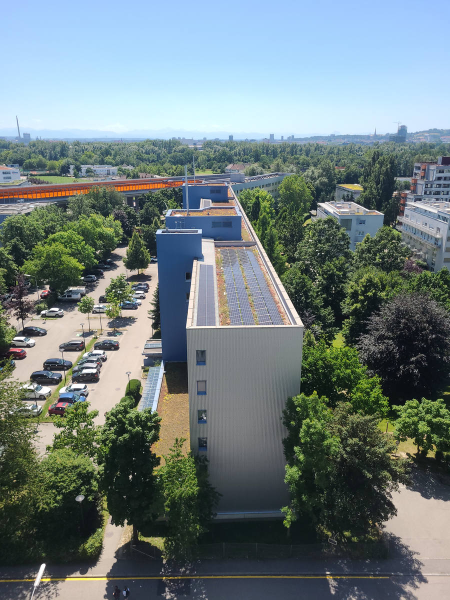
#> input picture optimized_assets/images/AP/IMG_20250625_132505.jpg, 900 x 1200 px, found by its file name (shown at 1/2 size); its folder holds only this picture in this run
$ jupyter execute timelapse.ipynb
#> lines starting #> are read from the running program, lines starting #| are printed output that depends on the picture
# 📸 Advanced Image Alignment for Timelapse Creation

This notebook demonstrates how to align images taken from the same location over time to create smooth, professional-quality timelapse videos. The algorithm handles camera shake, slight position changes, and lighting variations while preserving original colors.

## ✨ Features
- **Color Preservation**: Maintains original image colors (no grayscale output)
- **Robust Alignment**: Uses ORB feature detection with RANSAC for reliable matching
- **Smart Cropping**: Applies zoom-in to reduce black borders from alignment
- **Batch Processing**: Handles multiple folders automatically
- **Error Handling**: Gracefully manages problematic images

## 📁 Expected Folder Structure
```
images/
├── location1/
├── location2/
├── ...
```

Output will be saved to:
```
aligned/
├── location1/
├── location2/
├── ...
```

## 🔧 Import Libraries and Configuration

[cell 1]
import cv2
import numpy as np
import os
import re
from datetime import datetime
from tqdm import tqdm

# 📂 Directory Configuration
input_dir = "images"      # Source folder containing subfolders with images
output_dir = "aligned"    # Output folder for aligned images

# ⚙️ Processing Parameters
zoom_factor = 1.15        # Zoom level (1.0 = no zoom, 1.2 = 20% zoom-in)
max_features = 5000       # Number of ORB features to detect
min_matches = 20          # Minimum matches required for alignment
keyframe_interval = 10    # Reset to the stable keyframe every N images
time_window_minutes = 45  # Keep only photos within ±N minutes of the mean capture time
start_index = None        # Optional start index for a subset of the folder
end_index = None          # Optional end index for a subset of the folder
reference_index = None    # Optional reference image index inside the selected range
reference_file = None     # Optional exact filename to use as reference

print("✅ Libraries imported and configuration set!")
print(f"📁 Input directory: {input_dir}")
print(f"📁 Output directory: {output_dir}")
print(f"🔍 Zoom factor: {zoom_factor}x")
print(f"🎯 Max features: {max_features}")
print(f"🔁 Keyframe interval: every {keyframe_interval} images")
print(f"🕒 Time window: ±{time_window_minutes} minutes")

## 🛠️ Setup and Helper Functions

[cell 2]
# 📁 Create output directory structure
if not os.path.exists(output_dir):
    os.makedirs(output_dir)
    print(f"✅ Created output directory: {output_dir}")
else:
    print(f"📁 Output directory already exists: {output_dir}")

# 🔍 Discover subfolders in images directory
try:
    subfolders = [f for f in os.listdir(input_dir) if os.path.isdir(os.path.join(input_dir, f))]
    print(f"📂 Found {len(subfolders)} subfolders: {subfolders}")
except FileNotFoundError:
    print(f"❌ Error: '{input_dir}' directory not found!")
    subfolders = []

def parse_capture_datetime(filename):
    match = re.search(r'(\d{8}_\d{6})', filename)
    if not match:
        return None
    return datetime.strptime(match.group(1), '%Y%m%d_%H%M%S')

def apply_zoom(image, zoom_factor):
    h, w = image.shape[:2]
    new_h = int(h / zoom_factor)
    new_w = int(w / zoom_factor)
    start_x = (w - new_w) // 2
    start_y = (h - new_h) // 2
    end_x = start_x + new_w
    end_y = start_y + new_h
    cropped = image[start_y:end_y, start_x:end_x]
    return cv2.resize(cropped, (w, h), interpolation=cv2.INTER_LANCZOS4)

print("🛠️ Helper functions defined successfully!")

## 🖼️ Image Alignment Strategy

This section processes each subfolder independently:

1. **📷 Reference Selection**: Uses a stable keyframe, optionally overridden by `reference_index` or `reference_file`
2. **🔄 Sequential Tracking**: Aligns each image to the last successful frame for local continuity
3. **🔁 Keyframe Reset**: Re-anchors to the original reference every `keyframe_interval` images to limit drift
4. **🕒 Time Filtering**: Drops photos outside ±`time_window_minutes` around the mean capture time
5. **📏 Range Selection**: Optionally processes only a subset via `start_index` and `end_index`
6. **🔍 Feature Detection**: Extracts ORB features for robust matching
7. **🎯 Feature Matching**: Matches features between the current reference and target images
8. **📐 Transformation**: Calculates alignment transformation using RANSAC
9. **🎨 Color Preservation**: Applies transformation to color images
10. **✂️ Smart Cropping**: Applies zoom to reduce black borders

[cell 3]
# 🚀 Main Processing Loop
total_processed = 0
total_skipped = 0

for subfolder in subfolders:
    print(f"\n{'='*50}")
    print(f"📂 Processing folder: {subfolder}")
    print(f"{'='*50}")

    # 📁 Setup folder paths
    input_folder_path = os.path.join(input_dir, subfolder)
    output_folder_path = os.path.join(output_dir, subfolder)

    # 📁 Create output subfolder if needed
    if not os.path.exists(output_folder_path):
        os.makedirs(output_folder_path)
        print(f"✅ Created output subfolder: {output_folder_path}")
    else:
        print(f"📁 Output subfolder exists: {output_folder_path}")

    # 🖼️ Discover image files
    image_files = [f for f in os.listdir(input_folder_path) if f.lower().endswith(('.jpg', '.jpeg', '.png'))]

    if not image_files:
        print(f"⚠️ No image files found in {subfolder}")
        continue

    # 📋 Sort files for consistent processing order
    image_files.sort()

    if start_index is None:
        start_index_clamped = 0
    else:
        start_index_clamped = max(0, min(start_index, len(image_files) - 1))

    if end_index is None:
        end_index_clamped = len(image_files) - 1
    else:
        end_index_clamped = max(start_index_clamped, min(end_index, len(image_files) - 1))

    if start_index_clamped > end_index_clamped:
        print(f"⚠️ No images to process in {subfolder} with the selected range")
        continue

    selected_files = image_files[start_index_clamped:end_index_clamped + 1]
    print(f"🔢 Found {len(selected_files)} images in the selected range")

    if time_window_minutes > 0:
        timestamps = []
        valid_files = []
        for filename in selected_files:
            capture_dt = parse_capture_datetime(filename)
            if capture_dt is None:
                continue
            timestamps.append(capture_dt)
            valid_files.append(filename)

        if not timestamps:
            print(f"⚠️ No files with parseable timestamps in {subfolder}")
            continue

        minutes = np.array([dt.hour * 60 + dt.minute + dt.second / 60 for dt in timestamps])
        mean_minutes = minutes.mean()
        lower_bound = mean_minutes - time_window_minutes
        upper_bound = mean_minutes + time_window_minutes
        selected_files = [
            filename for filename, dt in zip(valid_files, timestamps)
            if lower_bound <= (dt.hour * 60 + dt.minute + dt.second / 60) <= upper_bound
        ]
        print(f"🔢 Kept {len(selected_files)} images after time filtering")

    if reference_file is not None:
        if reference_file not in selected_files:
            print(f"⚠️ Reference file '{reference_file}' not found in selected range")
            continue
        keyframe_filename = reference_file
    elif reference_index is not None:
        if reference_index < 0 or reference_index >= len(selected_files):
            print(f"⚠️ Reference index {reference_index} is out of range")
            continue
        keyframe_filename = selected_files[reference_index]
    else:
        keyframe_filename = selected_files[0]

    # 📷 Load keyframe reference image
    keyframe_image_path = os.path.join(input_folder_path, keyframe_filename)
    keyframe_img_color = cv2.imread(keyframe_image_path)
#> keyframe_img_color is the input picture: shape (1200, 900, 3); mean B, G, R 126.3, 125.2, 111.3

    if keyframe_img_color is None:
        print(f"❌ Could not read keyframe image: {keyframe_image_path}")
        continue

    keyframe_img_gray = cv2.cvtColor(keyframe_img_color, cv2.COLOR_BGR2GRAY)
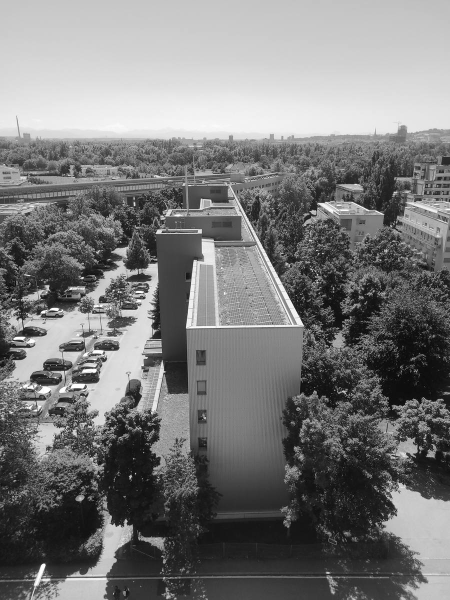
#> keyframe_img_gray: shape (1200, 900) (shown at 1/2 size); min 0, max 255, mean 121.2
    print(f"📸 Keyframe image: {keyframe_filename}")
    print(f"📐 Image dimensions: {keyframe_img_color.shape[1]}x{keyframe_img_color.shape[0]}")
#| 📐 Image dimensions: 900x1200

    # 🎯 Initialize ORB feature detector
    orb = cv2.ORB_create(nfeatures=max_features)
    keyframe_kp, keyframe_des = orb.detectAndCompute(keyframe_img_gray, None)
#> keyframe_kp = 5000 keypoints; strongest (x, y, size): (165, 554, 31), (88, 1128, 44.6), (634, 561, 31), (170, 771, 31)
    if keyframe_des is None or len(keyframe_kp) < min_matches:
        print(f"⚠️ Not enough features in keyframe image ({len(keyframe_kp) if keyframe_kp else 0} < {min_matches})")
        continue
    print(f"🔍 Features detected in keyframe: {len(keyframe_kp)}")
#| 🔍 Features detected in keyframe: 5000

    # 🔄 Start each run from the stable keyframe, then track locally
    current_ref_color = keyframe_img_color
    current_ref_gray = keyframe_img_gray
    current_ref_kp = keyframe_kp
#> current_ref_kp has the same summary as keyframe_kp
    current_ref_des = keyframe_des

    # 🔄 Process each image in the folder
    folder_processed = 0
    folder_skipped = 0

    for index, filename in enumerate(tqdm(selected_files, desc=f"Aligning {subfolder}", unit="img")):
        input_image_path = os.path.join(input_folder_path, filename)
        output_image_path = os.path.join(output_folder_path, filename)

        # 📖 Read current image
        img_color = cv2.imread(input_image_path)

        if img_color is None:
            print(f"⚠️ Could not read {filename}, skipping...")
            folder_skipped += 1
            continue

        img_gray = cv2.cvtColor(img_color, cv2.COLOR_BGR2GRAY)

        # 📷 Handle keyframe image (no alignment needed)
        if filename == keyframe_filename:
            zoomed_aligned = apply_zoom(img_color, zoom_factor)
#> in apply_zoom, `cropped = image[start_y:end_y, start_x:end_x]`:
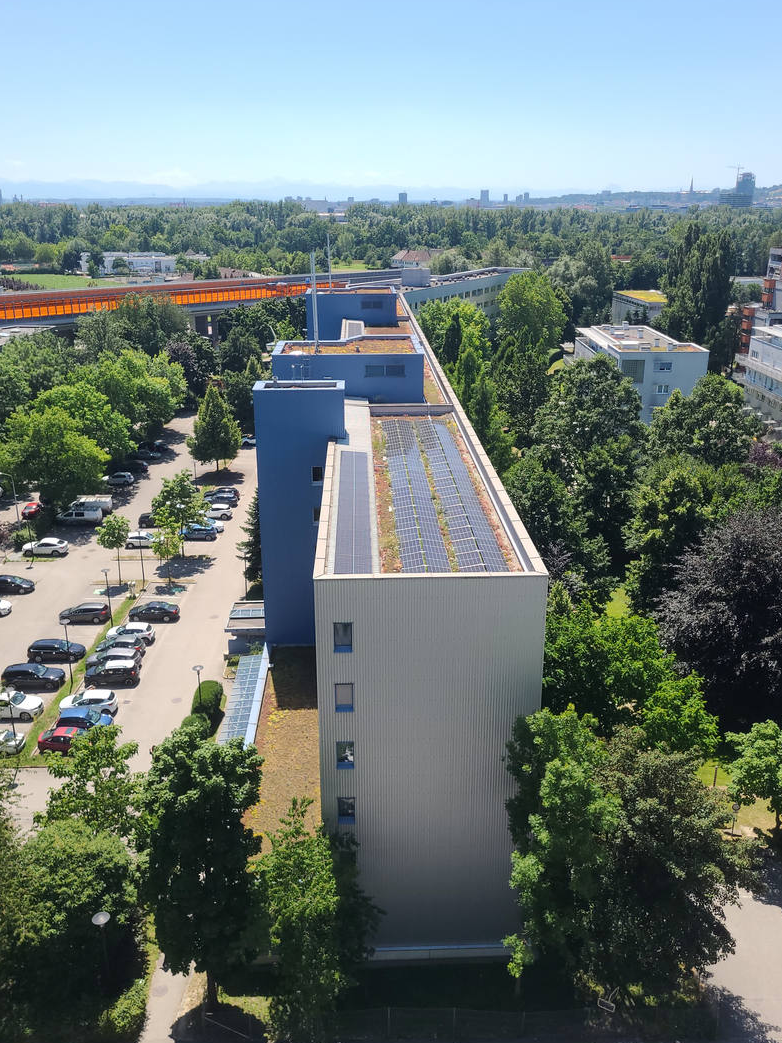
#> cropped: shape (1043, 782, 3); mean B, G, R 120, 122.9, 109.7
            cv2.imwrite(output_image_path, zoomed_aligned)
            folder_processed += 1
            continue

        # 🔁 Reset to the original keyframe periodically to limit drift
        if index % keyframe_interval == 0:
            current_ref_color = keyframe_img_color
            current_ref_gray = keyframe_img_gray
            current_ref_kp = keyframe_kp
            current_ref_des = keyframe_des
            print(f"🔁 Resetting reference to keyframe before processing {filename}")

        # 🔍 Detect features in current image
        kp2, des2 = orb.detectAndCompute(img_gray, None)

        if des2 is None or len(kp2) < min_matches:
            print(f"⚠️ Not enough features in {filename} ({len(kp2) if kp2 else 0} < {min_matches})")
            folder_skipped += 1
            continue

        # 🎯 Match features between the active reference and current image
        matcher = cv2.BFMatcher(cv2.NORM_HAMMING, crossCheck=True)
        matches = matcher.match(current_ref_des, des2)

        if len(matches) < min_matches:
            print(f"⚠️ Not enough matches for {filename} ({len(matches)} < {min_matches})")
            folder_skipped += 1
            continue

        # 📊 Select best matches for transformation
        matches = sorted(matches, key=lambda m: m.distance)
        num_matches = max(20, min(len(matches), int(len(matches) * 0.3)))
        good_matches = matches[:num_matches]

        # 📐 Extract matched point coordinates
        src_pts = np.float32([current_ref_kp[m.queryIdx].pt for m in good_matches]).reshape(-1, 1, 2)
        dst_pts = np.float32([kp2[m.trainIdx].pt for m in good_matches]).reshape(-1, 1, 2)

        # 🎯 Calculate robust transformation using RANSAC
        try:
            M, _ = cv2.estimateAffinePartial2D(
                dst_pts, src_pts,
                method=cv2.RANSAC,
                ransacReprojThreshold=3.0,
                maxIters=2000,
                confidence=0.99,
            )

            if M is None:
                print(f"⚠️ Could not estimate transformation for {filename}")
                folder_skipped += 1
                continue

            aligned = cv2.warpAffine(img_color, M, (current_ref_color.shape[1], current_ref_color.shape[0]))
            zoomed_aligned = apply_zoom(aligned, zoom_factor)
            cv2.imwrite(output_image_path, zoomed_aligned)
            folder_processed += 1

            current_ref_color = aligned
            current_ref_gray = cv2.cvtColor(current_ref_color, cv2.COLOR_BGR2GRAY)
            current_ref_kp, current_ref_des = orb.detectAndCompute(current_ref_gray, None)
            if current_ref_des is None or len(current_ref_kp) < min_matches:
                current_ref_color = keyframe_img_color
                current_ref_gray = keyframe_img_gray
                current_ref_kp = keyframe_kp
                current_ref_des = keyframe_des
        except Exception as exc:
            print(f"❌ Error processing {filename}: {exc}")
            folder_skipped += 1

    total_processed += folder_processed
    total_skipped += folder_skipped
    print(f"\n📊 Folder '{subfolder}' Summary:")
    print(f"   ✅ Successfully processed: {folder_processed}")
    print(f"   ⚠️ Skipped: {folder_skipped}")
    print(f"   📈 Success rate: {folder_processed / (folder_processed + folder_skipped) * 100:.1f}%" if (folder_processed + folder_skipped) > 0 else "   📈 Success rate: 0.0%")
#> pass 2 of the loop `for subfolder in subfolders:`:
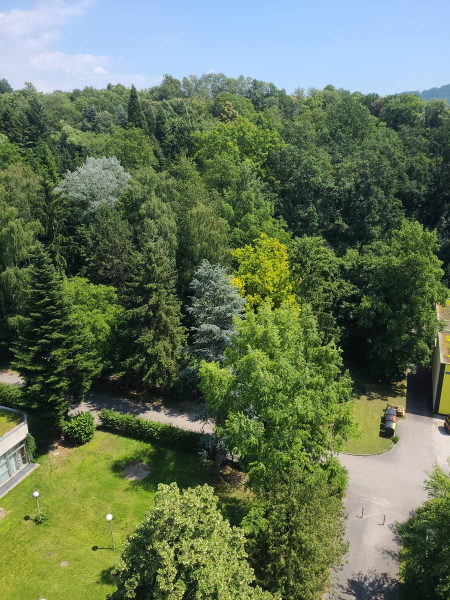
#> input picture optimized_assets/images/Elevator/IMG_20250619_131827.jpg, 900 x 1200 px, found by its file name (shown at 1/2 size)
#> keyframe_img_color is the input picture: shape (1200, 900, 3); mean B, G, R 87.7, 116.5, 100.1
#> `keyframe_img_gray = cv2.cvtColor(keyframe_img_color, cv2.COLOR_BGR2GRAY)`:
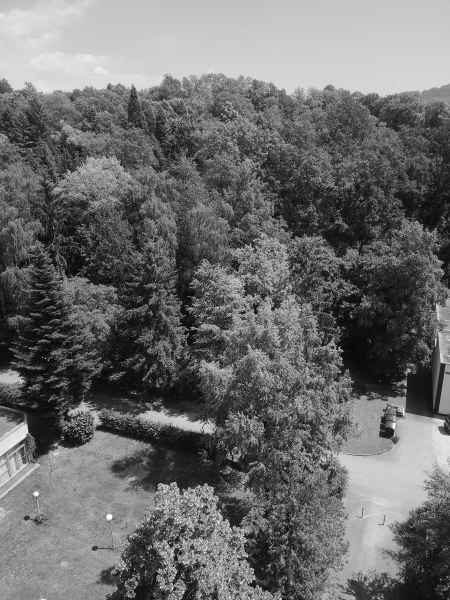
#> keyframe_img_gray: shape (1200, 900) (shown at 1/2 size); min 0, max 255, mean 108.3
#| 📐 Image dimensions: 900x1200
#> keyframe_kp = 5000 keypoints; strongest (x, y, size): (339, 1086, 31), (679, 694, 31), (674, 699, 31), (677, 695, 31)
#| 🔍 Features detected in keyframe: 5000
#> current_ref_kp has the same summary as keyframe_kp
#> in apply_zoom (call 2), `cropped = image[start_y:end_y, start_x:end_x]`:
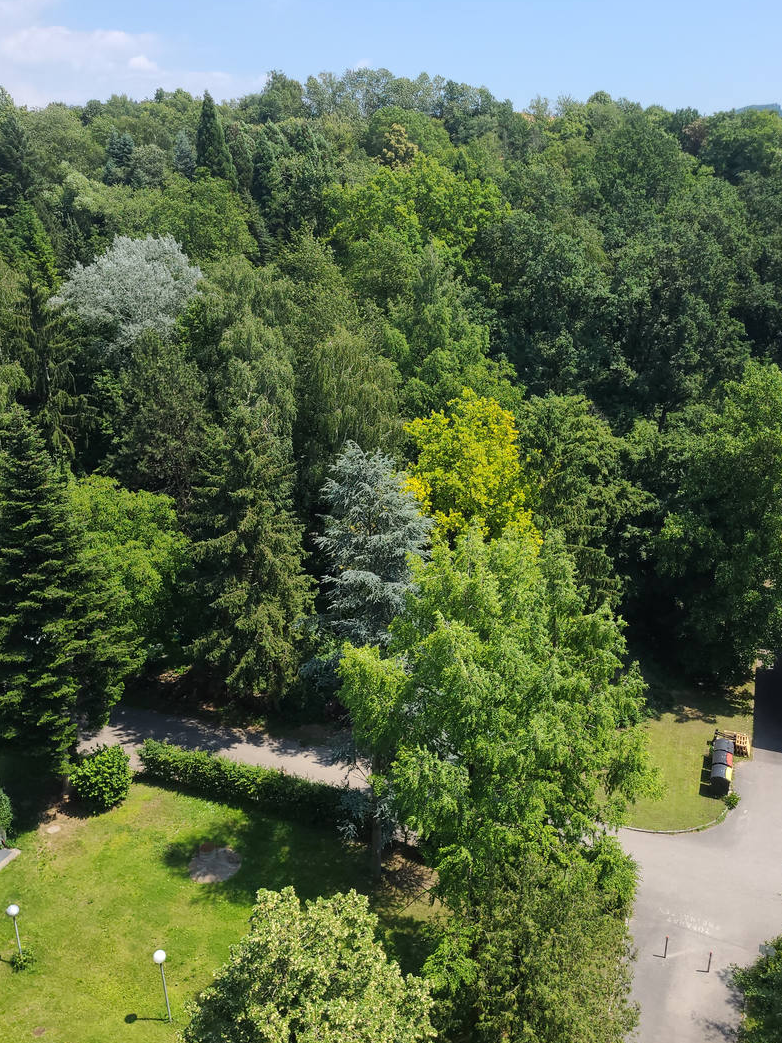
#> cropped: shape (1043, 782, 3); mean B, G, R 76.6, 109.7, 93.7

print(f"\n🎬 Your aligned images are ready for timelapse creation!")
print(f"✅ Total images processed: {total_processed}")
print(f"⚠️ Total images skipped: {total_skipped}")
print(f"📁 Results saved to: {output_dir}/")
